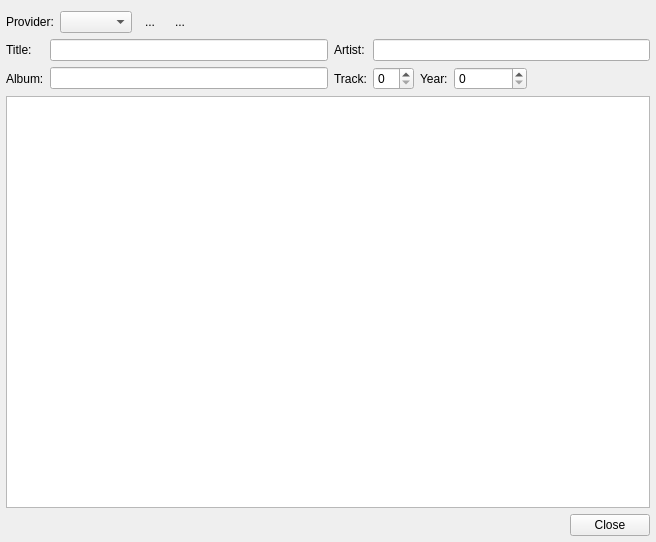
<?xml version="1.0" encoding="UTF-8"?>
<ui version="4.0">
 <class>LyricsWidget</class>
 <widget class="QWidget" name="LyricsWidget">
  <property name="geometry">
   <rect>
    <x>0</x>
    <y>0</y>
    <width>656</width>
    <height>542</height>
   </rect>
  </property>
  <property name="windowTitle">
   <string>Lyrics Plugin</string>
  </property>
  <layout class="QVBoxLayout" name="verticalLayout">
   <property name="leftMargin">
    <number>6</number>
   </property>
   <property name="rightMargin">
    <number>6</number>
   </property>
   <property name="bottomMargin">
    <number>6</number>
   </property>
   <item>
    <layout class="QHBoxLayout" name="horizontalLayout">
     <item>
      <widget class="QLabel" name="label_6">
       <property name="text">
        <string>Provider:</string>
       </property>
      </widget>
     </item>
     <item>
      <widget class="QComboBox" name="providerComboBox">
       <property name="sizePolicy">
        <sizepolicy hsizetype="Preferred" vsizetype="Fixed">
         <horstretch>0</horstretch>
         <verstretch>0</verstretch>
        </sizepolicy>
       </property>
       <property name="sizeAdjustPolicy">
        <enum>QComboBox::AdjustToContents</enum>
       </property>
      </widget>
     </item>
     <item>
      <widget class="QToolButton" name="refreshButton">
       <property name="text">
        <string notr="true">...</string>
       </property>
       <property name="icon">
        <iconset theme="view-refresh">
         <normaloff>.</normaloff>.</iconset>
       </property>
       <property name="autoRaise">
        <bool>true</bool>
       </property>
      </widget>
     </item>
     <item>
      <widget class="QToolButton" name="editButton">
       <property name="text">
        <string notr="true">...</string>
       </property>
       <property name="icon">
        <iconset theme="accessories-text-editor">
         <normaloff>.</normaloff>.</iconset>
       </property>
       <property name="checkable">
        <bool>true</bool>
       </property>
       <property name="autoRaise">
        <bool>true</bool>
       </property>
      </widget>
     </item>
     <item>
      <spacer name="horizontalSpacer">
       <property name="orientation">
        <enum>Qt::Horizontal</enum>
       </property>
       <property name="sizeType">
        <enum>QSizePolicy::Expanding</enum>
       </property>
       <property name="sizeHint" stdset="0">
        <size>
         <width>40</width>
         <height>20</height>
        </size>
       </property>
      </spacer>
     </item>
    </layout>
   </item>
   <item>
    <widget class="QWidget" name="editWidget" native="true">
     <layout class="QGridLayout" name="gridLayout">
      <property name="leftMargin">
       <number>0</number>
      </property>
      <property name="topMargin">
       <number>0</number>
      </property>
      <property name="rightMargin">
       <number>0</number>
      </property>
      <property name="bottomMargin">
       <number>0</number>
      </property>
      <item row="0" column="0">
       <widget class="QLabel" name="label_2">
        <property name="text">
         <string>Title:</string>
        </property>
       </widget>
      </item>
      <item row="1" column="0">
       <widget class="QLabel" name="label_3">
        <property name="text">
         <string>Album:</string>
        </property>
       </widget>
      </item>
      <item row="0" column="1">
       <widget class="QLineEdit" name="titleLineEdit">
        <property name="sizePolicy">
         <sizepolicy hsizetype="Expanding" vsizetype="Fixed">
          <horstretch>0</horstretch>
          <verstretch>0</verstretch>
         </sizepolicy>
        </property>
       </widget>
      </item>
      <item row="1" column="2">
       <widget class="QLabel" name="label_4">
        <property name="text">
         <string>Track:</string>
        </property>
       </widget>
      </item>
      <item row="0" column="2">
       <widget class="QLabel" name="label">
        <property name="text">
         <string>Artist:</string>
        </property>
       </widget>
      </item>
      <item row="1" column="1">
       <widget class="QLineEdit" name="albumLineEdit"/>
      </item>
      <item row="1" column="3">
       <layout class="QHBoxLayout" name="horizontalLayout_2">
        <item>
         <widget class="QSpinBox" name="trackSpinBox"/>
        </item>
        <item>
         <widget class="QLabel" name="label_5">
          <property name="text">
           <string>Year:</string>
          </property>
         </widget>
        </item>
        <item>
         <widget class="QSpinBox" name="yearSpinBox">
          <property name="minimumSize">
           <size>
            <width>73</width>
            <height>0</height>
           </size>
          </property>
          <property name="maximum">
           <number>2050</number>
          </property>
         </widget>
        </item>
        <item>
         <spacer name="horizontalSpacer_2">
          <property name="orientation">
           <enum>Qt::Horizontal</enum>
          </property>
          <property name="sizeHint" stdset="0">
           <size>
            <width>40</width>
            <height>20</height>
           </size>
          </property>
         </spacer>
        </item>
       </layout>
      </item>
      <item row="0" column="3">
       <widget class="QLineEdit" name="artistLineEdit">
        <property name="sizePolicy">
         <sizepolicy hsizetype="Expanding" vsizetype="Fixed">
          <horstretch>0</horstretch>
          <verstretch>0</verstretch>
         </sizepolicy>
        </property>
       </widget>
      </item>
     </layout>
    </widget>
   </item>
   <item>
    <widget class="QTextBrowser" name="textBrowser">
     <property name="openExternalLinks">
      <bool>true</bool>
     </property>
    </widget>
   </item>
   <item>
    <widget class="QDialogButtonBox" name="buttonBox">
     <property name="standardButtons">
      <set>QDialogButtonBox::Close</set>
     </property>
    </widget>
   </item>
  </layout>
 </widget>
 <resources/>
 <connections>
  <connection>
   <sender>buttonBox</sender>
   <signal>rejected()</signal>
   <receiver>LyricsWidget</receiver>
   <slot>close()</slot>
   <hints>
    <hint type="sourcelabel">
     <x>465</x>
     <y>405</y>
    </hint>
    <hint type="destinationlabel">
     <x>513</x>
     <y>391</y>
    </hint>
   </hints>
  </connection>
 </connections>
</ui>
